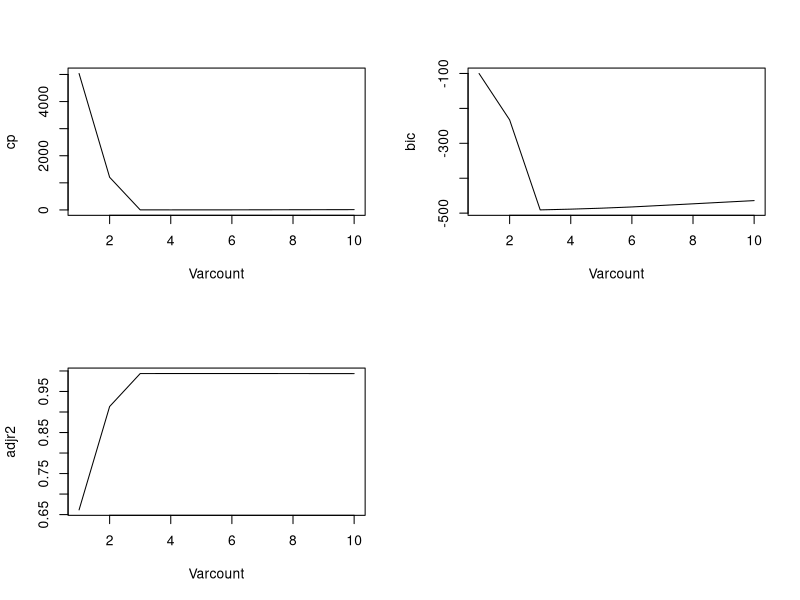
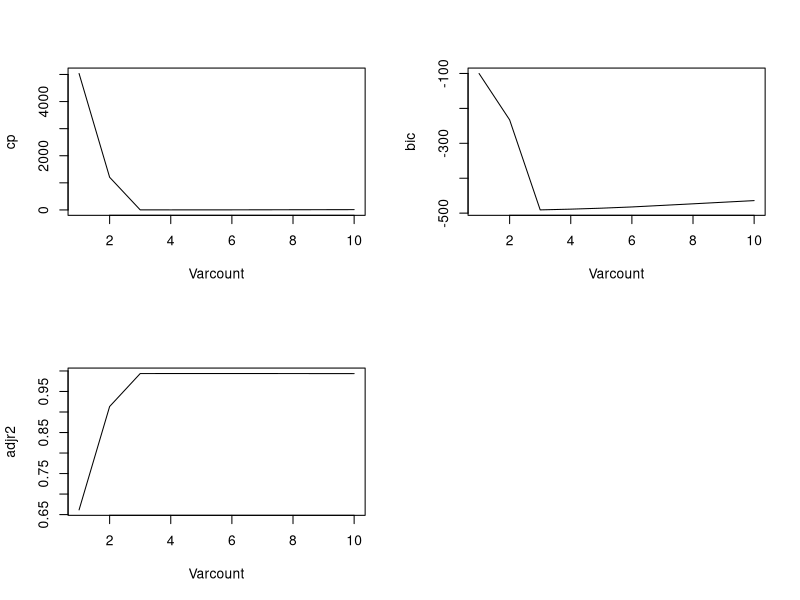
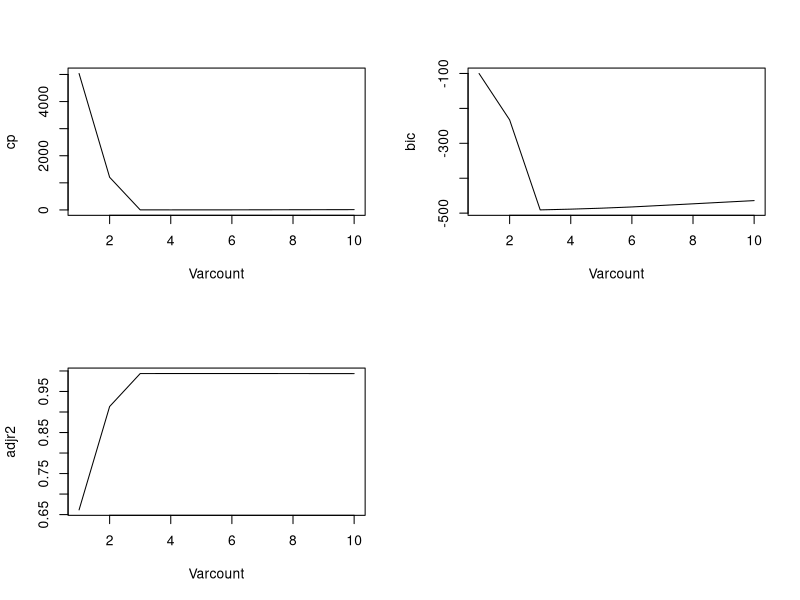
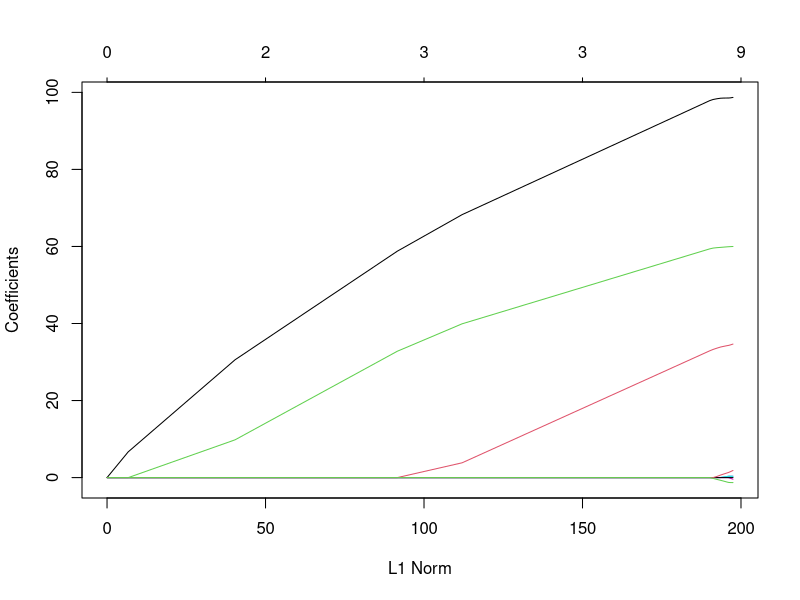
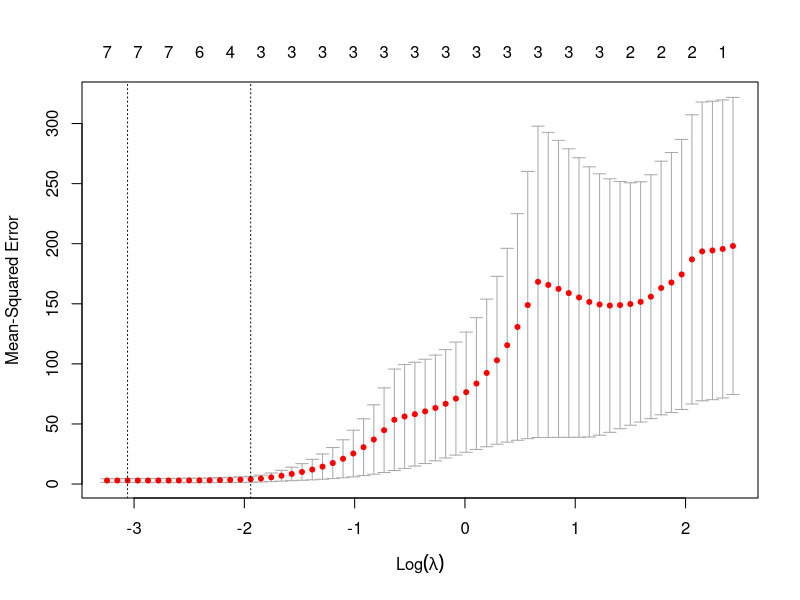
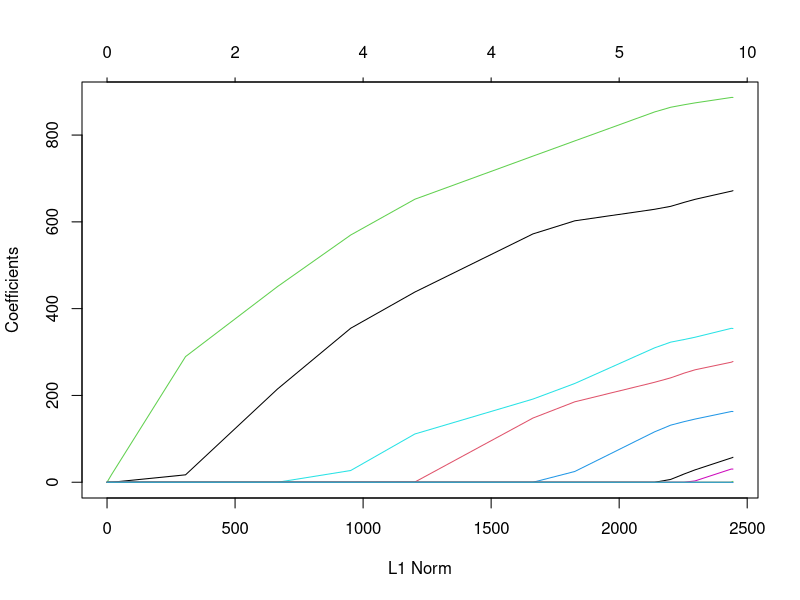
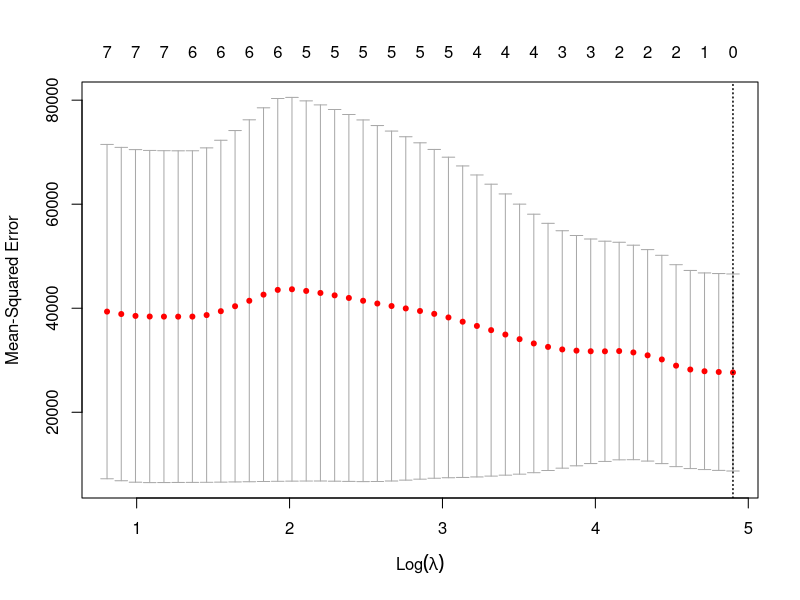

Here is the R script that generated these plots, in order: (Note: this script raises an error after producing the figures.)
#8
#Simulated Best Subset Selection
library(leaps)
set.seed(1)
x=rnorm(100)
e=rnorm(100)
y=2+x+2*x^2+4*x^3+e
data=data.frame(x, y)
y.best=regsubsets(y~poly(x, 10), data, nvmax=10)

#which can be used to return true/false vector indicating which variables are included in optimal n-variable subsets
optimal=function(model, type, func=which.min){
  model.summary=summary(model)
  model.coef=func(model.summary[[type]])
  model.which=model.summary$which[model.coef,]
  print(coef(model, model.coef))
}

optimal(y.best, "cp")
optimal(y.best, "bic")
optimal(y.best, "adjr2", func=which.max)

par(mfrow=c(2,2))
for(para in c("cp", "bic", "adjr2")){
  plot(x=summary(y.best)[[para]], xlab="Varcount", ylab=para, type="l")
}

#It can be concluded that the best model varies based on what score is being used.
#Cp: 4th degree (5 vars)
#BIC: 3rd degree (4 vars)
#Adjusted R2: 5th degree (6 vars)

#Forward Stepwise Selection
y.forward=regsubsets(y~poly(x, 10), data, nvmax=10, method="forward")
optimal(y.forward, "cp")
optimal(y.forward, "bic")
optimal(y.forward, "adjr2", func=which.max)

par(mfrow=c(2,2))
#Note: when plotting, subset the x-value with [[arg]] and not $arg. 
for(para in c("cp", "bic", "adjr2")){
  plot(x=summary(y.forward)[[para]], xlab="Varcount", ylab=para, type="l")
}

#Backward Stepwise Selection
y.backward=regsubsets(y~poly(x, 10), data, nvmax=10, method="backward")
optimal(y.backward, "cp")
optimal(y.backward, "bic")
optimal(y.backward, "adjr2", func=which.max)

par(mfrow=c(2,2))
for(para in c("cp", "bic", "adjr2")){
  plot(x=summary(y.backward)[[para]], xlab="Varcount", ylab=para, type="l")
}

#Interestingly enough, the results of forward/backward selection turn out to be the exact same as best subset.

#Lasso with CV
library(glmnet)
model=model.matrix(y~poly(x, 10), data)[, -1]
set.seed(20)
train=sample(1:100, 50)
grid=10^seq(10, -2, length=100)
y.lasso=glmnet(model[train, ], y[train], alpha=1, lambda=grid)
par(mfrow=c(1,1))
plot(y.lasso)

lassocvcoef=function(data, y, train, grid){
  #Function to streamline process of cross-validating a lasso model and returning best coefficients
  cv=cv.glmnet(data[train, ], y[train], alpha=1)
  whole=glmnet(data, y, alpha=1, lambda=grid)
  plot(cv)
  minlam=cv$lambda.min
  print(predict(whole, type="coefficients", s=minlam)[1:10, ])
}
lassocvcoef(model, y, train, grid)
#Lasso returns an optimal model of a 5th degree polynomial, with the 4th and 5th degree terms having very low values.
#This makes sense, as the true relationship involves only a third degree polynomial.
#Lasso estimates the 4th and 5th degree terms to be insignificant compared to the other terms.

#Modified Response Vector
y=100+2*x^7+e
data=data.frame(x, y)
y.best=regsubsets(y~poly(x, 10), data, nvmax=10)

optimal(y.best, "cp")
optimal(y.best, "bic")
optimal(y.best, "adjr2", func=which.max)

model=model.matrix(y~poly(x, 10), data)[, -1]
set.seed(20)
train=sample(1:100, 50)
grid=10^seq(10, -2, length=100)
y.lasso=glmnet(model[train, ], y[train], alpha=1, lambda=grid)
par(mfrow=c(1,1))
plot(y.lasso)

lassocvcoef(model, y, train, grid)

#9
set.seed(1)
dim(College)
fix(College)
names(College)
attach(College)
train=sample(1:nrow(College), nrow(College)/2)
test=(-train)
#Linear model
lm.fit=lm(Apps~., data=College, subset=train)
mean((Apps-predict(lm.fit, College))[-train]^2)

library(glmnet)
#Make sure to remove the 1st column, which is the intercept
x=model.matrix(Apps~., College)[, -1]
y=College$Apps
y.test=y[test]
#Ridge Regression
set.seed(1)
apps.ridge.cv=cv.glmnet(x[train, ], y[train], alpha=0)
l=apps.ridge.cv$lambda.min
apps.ridge.pred=predict(apps.ridge.cv, s=l, newx=x[test, ])
mean((y.test-apps.ridge.pred)^2)

#Lasso
set.seed(1)
apps.lasso.cv=cv.glmnet(x[train, ], y[train], alpha=1)
l=apps.lasso.cv$lambda.min
apps.lasso.pred=predict(apps.lasso.cv, s=l, newx=x[test, ])
mean((y.test-apps.lasso.pred)^2)
whole=glmnet(x, y, alpha=1)
apps.lasso.coef=predict(whole, type="coefficients", s=l)[1:18, ] 
apps.lasso.coef[apps.lasso.coef!=0]

library(pls)
#PCR
set.seed(1)
apps.pcr.cv=pcr(Apps~., data=College, subset=train, scale=TRUE, validation="CV")
validationplot(apps.pcr.cv, val.type="MSEP")
#Lowest MSE is from M=17
apps.pcr.pred=predict(apps.pcr.cv, x[test, ], ncomp=17)
mean((y.test-apps.pcr.pred)^2)

#PCR
set.seed(10)
apps.pls.cv=plsr(Apps~., data=College, subset=train, scale=TRUE, validation="CV")
validationplot(apps.pls.cv, val.type="MSEP")
#Lowest MSE is from M=17
apps.pls.pred=predict(apps.pls.cv, x[test, ], ncomp=17)
mean((y.test-apps.pls.pred)^2)

#10
#Making the simulated data
#rbind and cbind combine the arguments as rows/columns of a matrix, respectively
#If multiple predictors are used, like in this question, then follow this procedure:
#1. Bind many generated vectors together as columns into a single matrix using cbind()
#2. Follow up and multiply both the predictor matrix and the coefficient vector together
#3. Response vector generated through step 2, add it with the error vector
#4. Use data.frame() to bind the frame of predictors and the response vector together
set.seed(100)
p=20
n=1000
vectors=c()
for (i in 1:p){
  vectors=cbind(vectors, rnorm(n, mean=sample(-100:100, 1), sd=sample(0:50, 1)))
}

e=rnorm(n)
beta=sample(0:100,p , replace=T)
beta[!sample(0:1, p, replace=T)]=0

y=vectors %*% beta + e
model=data.frame(vectors, y)

train=sample(1:1000, 100)
test=(-train)

#Best subset selection
regfit.best=regsubsets(y~., data=model[train,], nvmax=20)
#Training RSS plot
plot(c(1:20), summary(regfit.best)$rss)

test.mat=model.matrix(y~., data=model[test,])
val.errors=rep(NA, 20)
for(i in 1:20){
  coefi=coef(regfit.best, id=i)
  pred=test.mat[,names(coefi)]%*%coefi
  val.errors[i]=mean((model$y[test]-pred)^2)
}
#Test RSS plot
plot(c(1:20), val.errors)
which.min(val.errors)
val.errors[10]
#Minimum test error comes from the best 10 variable model.

coef(regfit.best, 10)
beta[beta!=0]

#Plotting the sqrt of the sum of the squared differences between the
#coefficients of the best subset selected of each size and the true 
#coefficient vector
means=rep(0, 20)
for (i in 1:p){
  current=rep(0, 20)
  bestsub=coef(regfit.best, i)[-1]
  included=summary(regfit.best)$which[i, -1]
  incvars=c()
  for (m in 1:20){
    if (included[m]){
      incvars=c(incvars, m)
    }
  }
  for (j in 1:i){
    current[incvars[j]]=bestsub[j]
  }
  means[i]=sqrt(sum((beta-current)^2))
}
plot(1:20, means)
